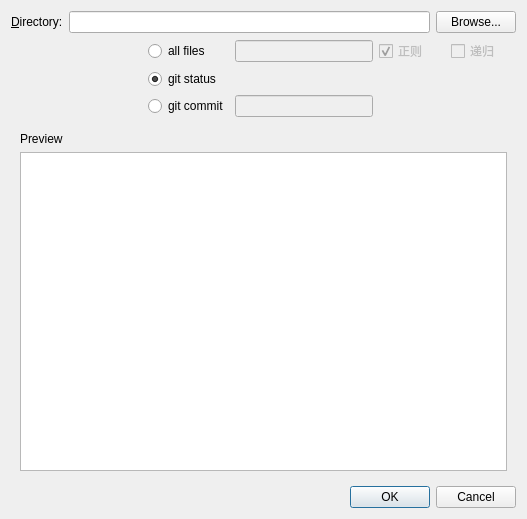
<?xml version="1.0" encoding="UTF-8"?>
<ui version="4.0">
 <class>Dialog</class>
 <widget class="QDialog" name="Dialog">
  <property name="geometry">
   <rect>
    <x>0</x>
    <y>0</y>
    <width>527</width>
    <height>519</height>
   </rect>
  </property>
  <property name="windowTitle">
   <string>Add Files</string>
  </property>
  <property name="sizeGripEnabled">
   <bool>false</bool>
  </property>
  <layout class="QVBoxLayout" name="verticalLayout_3">
   <item>
    <layout class="QHBoxLayout" name="horizontalLayout">
     <item>
      <widget class="QLabel" name="label">
       <property name="text">
        <string>&amp;Directory:</string>
       </property>
       <property name="buddy">
        <cstring>leDirectory</cstring>
       </property>
      </widget>
     </item>
     <item>
      <widget class="QLineEdit" name="leDirectory">
       <property name="enabled">
        <bool>true</bool>
       </property>
      </widget>
     </item>
     <item>
      <widget class="QPushButton" name="pbBrowser">
       <property name="text">
        <string>Browse...</string>
       </property>
      </widget>
     </item>
    </layout>
   </item>
   <item>
    <layout class="QGridLayout" name="gridLayout">
     <item row="0" column="0">
      <spacer name="horizontalSpacer_2">
       <property name="orientation">
        <enum>Qt::Horizontal</enum>
       </property>
       <property name="sizeHint" stdset="0">
        <size>
         <width>40</width>
         <height>20</height>
        </size>
       </property>
      </spacer>
     </item>
     <item row="0" column="1">
      <widget class="QRadioButton" name="rbAllFiles">
       <property name="text">
        <string>all files</string>
       </property>
      </widget>
     </item>
     <item row="0" column="2">
      <widget class="QLineEdit" name="leFilter">
       <property name="enabled">
        <bool>false</bool>
       </property>
      </widget>
     </item>
     <item row="0" column="3">
      <layout class="QHBoxLayout" name="horizontalLayout_2">
       <item>
        <widget class="QCheckBox" name="chkRegExp">
         <property name="enabled">
          <bool>false</bool>
         </property>
         <property name="text">
          <string>正则</string>
         </property>
         <property name="checked">
          <bool>true</bool>
         </property>
        </widget>
       </item>
       <item>
        <widget class="QCheckBox" name="chkRecursive">
         <property name="enabled">
          <bool>false</bool>
         </property>
         <property name="text">
          <string>递归</string>
         </property>
         <property name="checked">
          <bool>false</bool>
         </property>
        </widget>
       </item>
      </layout>
     </item>
     <item row="1" column="0">
      <spacer name="horizontalSpacer">
       <property name="orientation">
        <enum>Qt::Horizontal</enum>
       </property>
       <property name="sizeHint" stdset="0">
        <size>
         <width>40</width>
         <height>20</height>
        </size>
       </property>
      </spacer>
     </item>
     <item row="1" column="1">
      <widget class="QRadioButton" name="rbGitStatus">
       <property name="text">
        <string>git status</string>
       </property>
       <property name="checked">
        <bool>true</bool>
       </property>
      </widget>
     </item>
     <item row="2" column="0">
      <spacer name="horizontalSpacer_3">
       <property name="orientation">
        <enum>Qt::Horizontal</enum>
       </property>
       <property name="sizeHint" stdset="0">
        <size>
         <width>93</width>
         <height>17</height>
        </size>
       </property>
      </spacer>
     </item>
     <item row="2" column="1">
      <widget class="QRadioButton" name="rbGitCommit">
       <property name="text">
        <string>git commit</string>
       </property>
       <property name="checkable">
        <bool>true</bool>
       </property>
       <property name="checked">
        <bool>false</bool>
       </property>
      </widget>
     </item>
     <item row="2" column="2">
      <widget class="QLineEdit" name="leCommit">
       <property name="enabled">
        <bool>false</bool>
       </property>
      </widget>
     </item>
     <item row="2" column="3">
      <spacer name="horizontalSpacer_4">
       <property name="orientation">
        <enum>Qt::Horizontal</enum>
       </property>
       <property name="sizeHint" stdset="0">
        <size>
         <width>108</width>
         <height>17</height>
        </size>
       </property>
      </spacer>
     </item>
    </layout>
   </item>
   <item>
    <widget class="QStackedWidget" name="stackedWidget">
     <property name="currentIndex">
      <number>0</number>
     </property>
     <widget class="QWidget" name="page">
      <layout class="QVBoxLayout" name="verticalLayout">
       <item>
        <widget class="QLabel" name="label_2">
         <property name="text">
          <string>Preview</string>
         </property>
         <property name="buddy">
          <cstring>lstPreview</cstring>
         </property>
        </widget>
       </item>
       <item>
        <widget class="QListWidget" name="lstPreview"/>
       </item>
      </layout>
     </widget>
     <widget class="QWidget" name="page_2">
      <layout class="QVBoxLayout" name="verticalLayout_2">
       <item>
        <widget class="QLabel" name="lblErrorMsg">
         <property name="styleSheet">
          <string notr="true">color: rgb(255, 0, 0);</string>
         </property>
         <property name="text">
          <string>error message</string>
         </property>
         <property name="alignment">
          <set>Qt::AlignLeading|Qt::AlignLeft|Qt::AlignTop</set>
         </property>
         <property name="wordWrap">
          <bool>true</bool>
         </property>
        </widget>
       </item>
      </layout>
     </widget>
    </widget>
   </item>
   <item>
    <widget class="QDialogButtonBox" name="buttonBox">
     <property name="orientation">
      <enum>Qt::Horizontal</enum>
     </property>
     <property name="standardButtons">
      <set>QDialogButtonBox::Cancel|QDialogButtonBox::Ok</set>
     </property>
    </widget>
   </item>
  </layout>
 </widget>
 <tabstops>
  <tabstop>leDirectory</tabstop>
  <tabstop>pbBrowser</tabstop>
  <tabstop>rbAllFiles</tabstop>
  <tabstop>rbGitStatus</tabstop>
  <tabstop>lstPreview</tabstop>
  <tabstop>buttonBox</tabstop>
 </tabstops>
 <resources/>
 <connections>
  <connection>
   <sender>buttonBox</sender>
   <signal>accepted()</signal>
   <receiver>Dialog</receiver>
   <slot>accept()</slot>
   <hints>
    <hint type="sourcelabel">
     <x>227</x>
     <y>497</y>
    </hint>
    <hint type="destinationlabel">
     <x>157</x>
     <y>274</y>
    </hint>
   </hints>
  </connection>
  <connection>
   <sender>buttonBox</sender>
   <signal>rejected()</signal>
   <receiver>Dialog</receiver>
   <slot>reject()</slot>
   <hints>
    <hint type="sourcelabel">
     <x>295</x>
     <y>503</y>
    </hint>
    <hint type="destinationlabel">
     <x>286</x>
     <y>274</y>
    </hint>
   </hints>
  </connection>
  <connection>
   <sender>rbGitCommit</sender>
   <signal>toggled(bool)</signal>
   <receiver>leCommit</receiver>
   <slot>setEnabled(bool)</slot>
   <hints>
    <hint type="sourcelabel">
     <x>153</x>
     <y>117</y>
    </hint>
    <hint type="destinationlabel">
     <x>267</x>
     <y>122</y>
    </hint>
   </hints>
  </connection>
  <connection>
   <sender>rbAllFiles</sender>
   <signal>toggled(bool)</signal>
   <receiver>leFilter</receiver>
   <slot>setEnabled(bool)</slot>
   <hints>
    <hint type="sourcelabel">
     <x>160</x>
     <y>60</y>
    </hint>
    <hint type="destinationlabel">
     <x>262</x>
     <y>56</y>
    </hint>
   </hints>
  </connection>
  <connection>
   <sender>rbAllFiles</sender>
   <signal>toggled(bool)</signal>
   <receiver>chkRegExp</receiver>
   <slot>setEnabled(bool)</slot>
   <hints>
    <hint type="sourcelabel">
     <x>172</x>
     <y>60</y>
    </hint>
    <hint type="destinationlabel">
     <x>426</x>
     <y>53</y>
    </hint>
   </hints>
  </connection>
  <connection>
   <sender>rbAllFiles</sender>
   <signal>toggled(bool)</signal>
   <receiver>chkRecursive</receiver>
   <slot>setEnabled(bool)</slot>
   <hints>
    <hint type="sourcelabel">
     <x>165</x>
     <y>63</y>
    </hint>
    <hint type="destinationlabel">
     <x>499</x>
     <y>66</y>
    </hint>
   </hints>
  </connection>
 </connections>
</ui>
